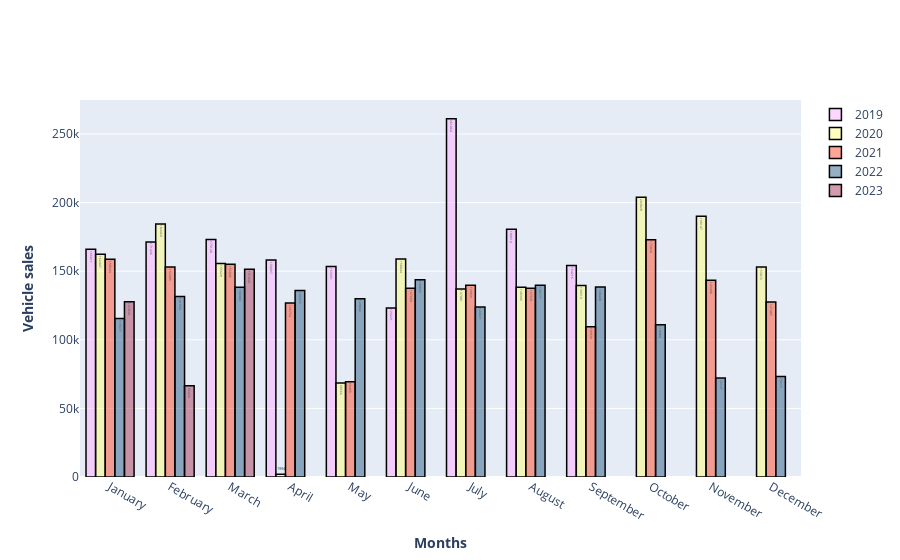

The cell this chart's notebook holds for it:
### Code cell
months = df_transport_month['month'].unique()

# Creating a list of years
years = df_transport_month['year'].unique()

# Creating a figure
fig = go.Figure()

# Looping through years and months to create clustered bar groups
trace1 = go.Bar(
                x = df_2020.month,
                y = df_2019.total_transport,
                name = "2019",
                marker = dict(color = 'rgba(255, 174, 255, 0.5)',
                             line=dict(color='rgb(0,0,0)',width=1.5)),
                text = df_2019.total_transport)
# create trace2 
trace2 = go.Bar(
                x = df_2020.month,
                y = df_2020.total_transport,
                name = "2020",
                marker = dict(color = 'rgba(255, 255, 128, 0.5)',
                             line=dict(color='rgb(0,0,0)',width=1.5)),
                text = df_2020.total_transport)

trace3 = go.Bar(
                x = df_2020.month,
                y = df_2021.total_transport,
                name = "2021",
                marker = dict(color = 'rgba(255, 76, 44, 0.5)',
                             line=dict(color='rgb(0,0,0)',width=1.5)),
                text = df_2021.total_transport)

trace4 = go.Bar(
                x = df_2020.month,
                y = df_2022.total_transport,
                name = "2022",
                marker = dict(color = 'rgba(46, 96, 135, 0.5)',
                             line=dict(color='rgb(0,0,0)',width=1.5)),
                text = df_2022.total_transport)

trace5 = go.Bar(
                x = df_2020.month,
                y = df_2023.total_transport,
                name = "2023",
                marker = dict(color = 'rgba(165, 59, 92, 0.5)',
                             line=dict(color='rgb(0,0,0)',width=1.5)),
                text = df_2023.total_transport)
data = [trace1, trace2, trace3, trace4, trace5]
layout = go.Layout(barmode = "group")
fig = go.Figure(data = data, layout = layout)
fig.update_layout(xaxis_title='<b>Months</b>', yaxis_title='<b>Vehicle sales</b>')
iplot(fig)

### Figure 1 — Plotly figure (JSON) as saved in the notebook; plotly's stock layout.template omitted (floating-point values rounded to 4 significant figures)
{"data": [{"marker": {"color": "rgba(255, 174, 255, 0.5)", "line": {"color": "rgb(0,0,0)", "width": 1.5}}, "name": "2019", "text": [166011, 171326, 173120, 158097, 153351, 123221, 261064, 180614, 154216], "type": "bar", "x": ["January", "February", "March", "April", "May", "June", "July", "August", "September", "October", "November", "December"], "y": [166011, 171326, 173120, 158097, 153351, 123221, 261064, 180614, 154216]}, {"marker": {"color": "rgba(255, 255, 128, 0.5)", "line": {"color": "rgb(0,0,0)", "width": 1.5}}, "name": "2020", "text": [162447, 184469, 155629, 1994, 68566, 158844, 137081, 138396, 139619, 203828, 190147, 153072], "type": "bar", "x": ["January", "February", "March", "April", "May", "June", "July", "August", "September", "October", "November", "December"], "y": [162447, 184469, 155629, 1994, 68566, 158844, 137081, 138396, 139619, 203828, 190147, 153072]}, {"marker": {"color": "rgba(255, 76, 44, 0.5)", "line": {"color": "rgb(0,0,0)", "width": 1.5}}, "name": "2021", "text": [158643, 152985, 155096, 126754, 69465, 137609, 139841, 137541, 109591, 173020, 143488, 127485], "type": "bar", "x": ["January", "February", "March", "April", "May", "June", "July", "August", "September", "October", "November", "December"], "y": [158643, 152985, 155096, 126754, 69465, 137609, 139841, 137541, 109591, 173020, 143488, 127485]}, {"marker": {"color": "rgba(46, 96, 135, 0.5)", "line": {"color": "rgb(0,0,0)", "width": 1.5}}, "name": "2022", "text": [115577, 131552, 138389, 135972, 129842, 143843, 123971, 139777, 138408, 110904, 72127, 73215], "type": "bar", "x": ["January", "February", "March", "April", "May", "June", "July", "August", "September", "October", "November", "December"], "y": [115577, 131552, 138389, 135972, 129842, 143843, 123971, 139777, 138408, 110904, 72127, 73215]}, {"marker": {"color": "rgba(165, 59, 92, 0.5)", "line": {"color": "rgb(0,0,0)", "width": 1.5}}, "name": "2023", "text": [127834, 66433, 151434], "type": "bar", "x": ["January", "February", "March", "April", "May", "June", "July", "August", "September", "October", "November", "December"], "y": [127834, 66433, 151434]}], "layout": {"barmode": "group", "xaxis": {"title": {"text": "<b>Months</b>"}}, "yaxis": {"title": {"text": "<b>Vehicle sales</b>"}}}}
